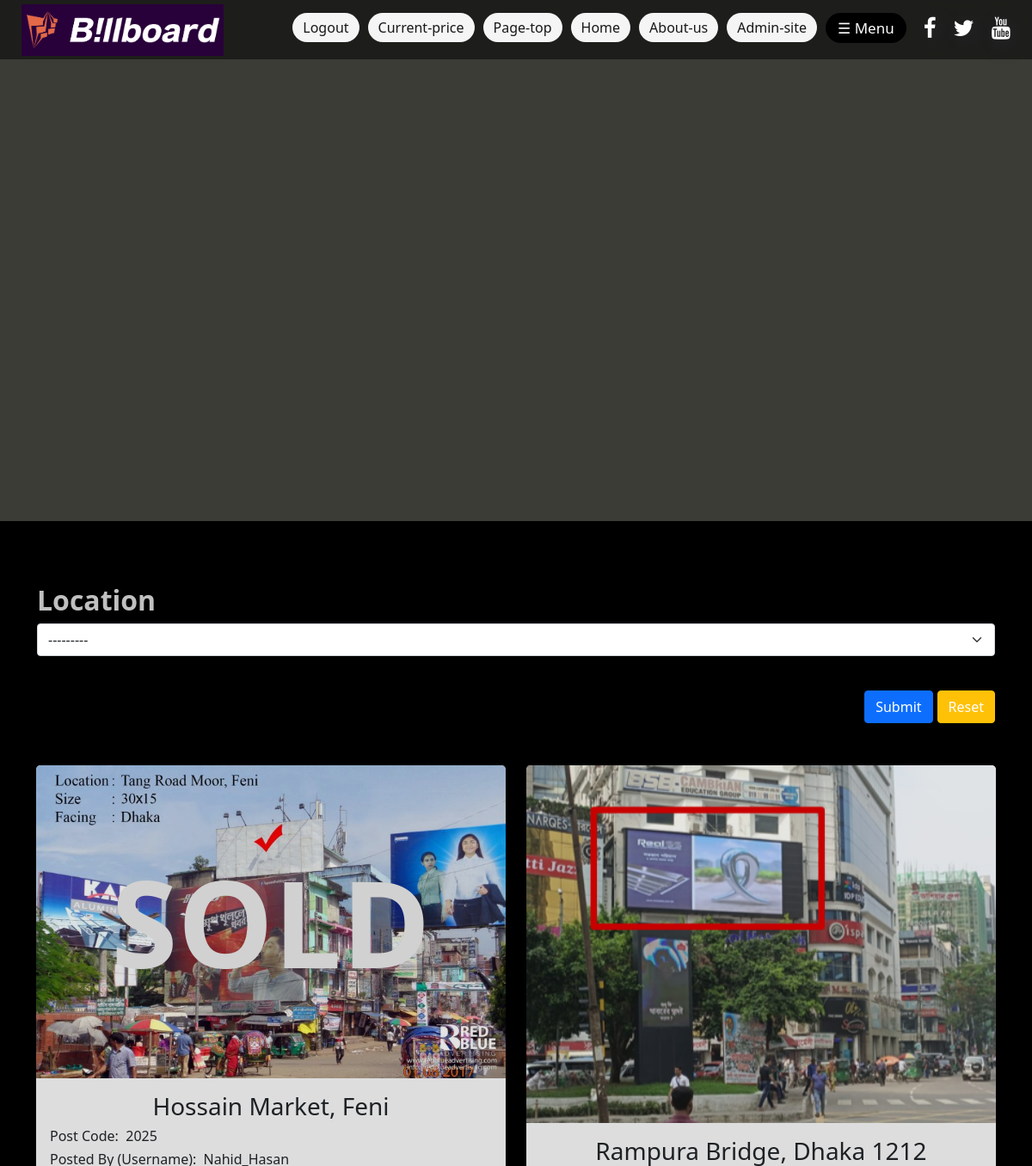
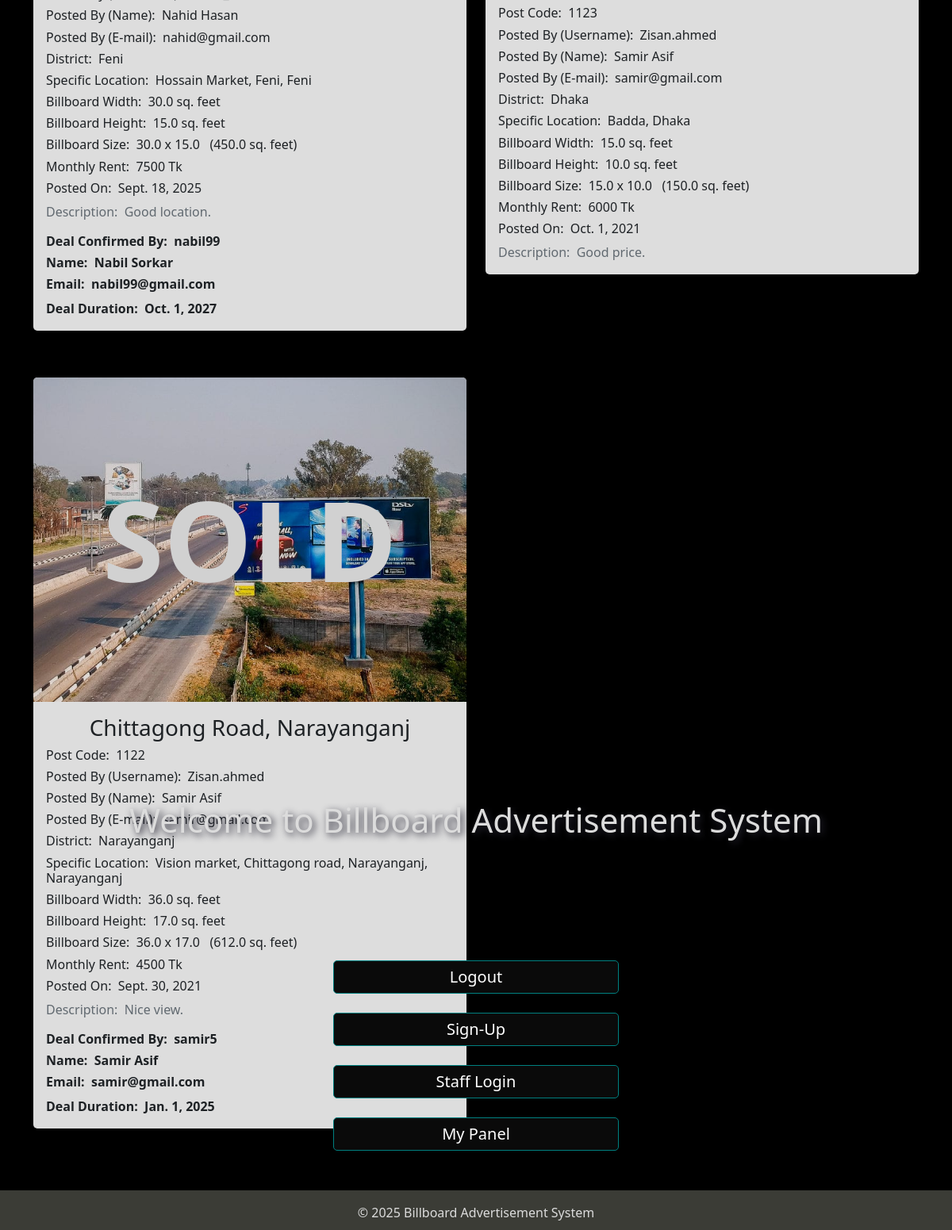
Screenshot of / (signed in) with the database file from the repository (2 pictures, top to bottom).
### Billboard_Advertisement/models.py (models this page shows, shortened)
class PostAdvertiseTable(models.Model):
    author = models.ForeignKey(User, on_delete=models.CASCADE, default=None, related_name="adPoster")
    code = models.CharField(max_length=100, primary_key=True)
    title = models.CharField(max_length = 100, default=None)
    location = models.CharField(max_length=30, default='', blank=False, choices=locations)
    Spec_loc = models.CharField(max_length=100, default=None)
    width = models.FloatField(max_length=100, default='0')
    height = models.FloatField(max_length=100, default='0')
    size = models.FloatField(max_length=100, default='0')
    price = models.CharField(max_length=100, default=None)
    short_desc = models.TextField(max_length=500, default=None)
    post_date = models.DateField(default=timezone.now)
    posted_billboards_pic = models.ImageField(
        upload_to='posted_billboards_pic/billboards_images',
        blank=True
    )
    objects = models.Manager()
    @property
    def image_url(self):
        if self.posted_billboards_pic and hasattr(self.posted_billboards_pic, "url"):
            return self.posted_billboards_pic.url
        return static("assets/image/Default images/billboard_image/demo_billboard_image.JPG")

class confirm_post(models.Model):
    confirmed_by = models.ForeignKey(User, on_delete=models.CASCADE, default=None)
    confirmed_date = models.DateField(default=timezone.now)
    dealDuration = models.DateField(default=None)
    adCode = models.CharField(max_length=10, unique=True)
    advertiser = models.CharField(max_length=100, default=None)
    objects = models.Manager()

### Billboard_Advertisement/views.py (the view)
# urls.py: 2. Add a URL to urlpatterns:  path('', views.home, name='home')
def home(req):
    allPosts = PostAdvertiseTable.objects.all().order_by('-post_date')
    allConfirmedposts = confirm_post.objects.all()
    billboard_filter = billboardFilter2(req.GET, queryset=allPosts)
    context = {'allPosts': allPosts, 'allConfirmedposts': allConfirmedposts, 'filter': billboard_filter}
    return render(req, 'home.html', context)

### Billboard_Advertisement/grettings.py (called while the page is built)
def give_grettings(request):
    currentTime = datetime.datetime.now()
    if 5 <= currentTime.hour < 12:
        time = 'morning'
    elif 12 <= currentTime.hour < 17:
        time = 'afternoon'
    elif 17 <= currentTime.hour < 21:
        time = 'evening'
    else:
        time = 'night'
    return {
        'time': time
    }

### Billboard_Advertisement/templates/home.html (shortened to what this page needs)
<!DOCTYPE html>
<html lang="en">
{% load static %}
<head>
    <link href="https://cdn.jsdelivr.net/npm/bootstrap@5.0.2/dist/css/bootstrap.min.css" rel="stylesheet"
>
    <link rel="stylesheet" href="https://cdnjs.cloudflare.com/ajax/libs/font-awesome/4.7.0/css/font-awesome.min.css">
    <link rel="stylesheet" type="text/css" href="{% static 'css/style.css' %}"/>
</head>
<body id="page-top" style="background-color: #3b3c36;">
<div class="home-header" style="z-index:1;">
    <a href="/about"><img src="/static/assets/image/logo3.png" alt="Logo" width="235" height="60"
                          style="float:left; margin: -15px 0px -10px -5px;"/></a>
    <a href="#" onClick="return false;" style="float:right; margin: -5px 0px 0px 10px;" class="fa fa-youtube"></a>
    <a href="#" onClick="return false;" style="float:right; margin: -5px 0px 0px 10px;" class="fa fa-twitter"></a>
    <a href="#" onClick="return false;" style="float:right; margin: -5px 0px 0px 15px;" class="fa fa-facebook"></a>
    <span class="button5" style="color: white; float: right; margin: -5px 0px 0px 10px;" onclick="openNav()">&#9776; Menu</span>
    <a href="/admin" class="button4" style="color: #171717; float:right; margin: -5px 0px 0px 10px;">Admin-site</a>
    <a href="/aboutUs" class="button4" style="color: #171717; float:right; margin: -5px 0px 0px 10px;">About-us</a>
    <a href="/" class="button4" style="color: #171717; float:right; margin: -5px 0px 0px 10px;">Home</a>
    <a href="#page-top" class="button4" style="color: #171717; float:right; margin: -5px 0px 0px 10px;">Page-top</a>
    <a href="/current_price_view" class="button4" style="color: #171717; float:right; margin: -5px 0px 0px 10px;">Current-price</a>
    {% if user.is_authenticated %}
        <a href="{% url 'logout' %}" class="button4" style="color: #171717; float:right; margin: -5px 0px 0px 10px;"><span>Logout</span></a>
    {% endif %}
</div>
{% block content %}
<div class="video-overlay">
    <h1 style="font-size: 42px; text-align: center; color: gainsboro; text-shadow: 3px 3px 10px #272634;">Welcome to Billboard Advertisement System</h1>
    <br><br><br><br><br><br>
    {% if user.is_authenticated %}
    <button onclick="location.href='logout/'" type="button" class="button2" style="display: block; margin: auto; width: 30%;">
         <span>Logout</span></button>
    {% else %}
    <button onclick="location.href='user_login/'" type="button" class="button2" style="display: block; margin: auto; width: 30%;">
         <span>Login</span></button>
    {% endif %}
    <br>
    <button onclick="location.href='sign_in_options/'" type="button" class="button2" style="display: block; margin: auto; width: 30%;">
         <span>Sign-Up</span></button>
    <br>
    <button onclick="location.href='staff_login/'" type="button" class="button2" style="display: block; margin: auto; width: 30%;">
         <span>Staff Login</span></button>
    <br>
    <button onclick="location.href='myPanel/'" type="button" class="button2" style="display: block; margin: auto; width: 30%;">
         <span>My Panel</span></button>
    {% endblock %}
</div>
<video autoplay muted loop id="backgroundVideo">
    <source src="/static/assets/image/Billboard1.mp4" type="video/mp4">
</video>
    <section style="background-color: black;">
        <div class="container">
            <br><br><br>
            <div class="card" style="background-color: black;">
                <h2 style="color: silver;"><b>Location</b></h2>
                {% load crispy_forms_tags %}
                <form method="get">
                    {{ filter.form|crispy }}
                    <br>
                    <a class="btn btn-warning" href="{% url 'home' %}" style="color: white; float: right;">Reset</a>
                    <button type="submit" class="btn btn-primary" style="color: white; float: right; margin-right: 5px;">Submit</button>
                </form>
            </div>
            <br><br>
            <div class="row row-cols-1 row-cols-md-2 g-4">
              {% for post in filter.qs %}
              <div class="col" style="padding-bottom: 35px">
                <card_opacity>
                <div class="card2" style="background-color: whitesmoke;">
                  {% load static %}
                  <div class="new_container">
                  <a href="#" onClick="return false;"><img src="{{ post.image_url }}" class="card-img-top" alt="billboard image"
                        onclick=enlargeImg() id="bb_img2" style="border-radius: 5px 5px 0px 0px;"></a>
                  {% for post1 in allConfirmedposts %}
                  {% if post.code == post1.adCode %}
                    <div class="centered" style="font-size : 140px; color: #e8e8e8;"><b>SOLD</b></div>
                  {% endif %}
                  {% endfor %}
                  </div>
                  <div class="card-body">
                      <h3 class="card-title" style="text-align:center">{{ post.title }}</h3>
                      <p class="card-text h6">Post Code: &nbsp;{{ post.code }}</p>
                      <p class="card-text h6">Posted By (Username): &nbsp;{{ post.author }}</p>
                      <p class="card-text h6">Posted By (Name): &nbsp;{{ post.author.first_name}} {{post.author.last_name}}</p>
                      <p class="card-text h6">Posted By (E-mail): &nbsp;{{ post.author.email }}</p>
                      <p class="card-text h6">District: &nbsp;{{ post.location }}</p>
                      <p class="card-text h6">Specific Location: &nbsp;{{ post.Spec_loc }}, {{ post.location }}</p>
                      <p class="card-text h6">Billboard Width: &nbsp;{{ post.width }} sq. feet</p>
                      <p class="card-text h6">Billboard Height: &nbsp;{{ post.height }} sq. feet</p>
                      <p class="card-text h6">Billboard Size: &nbsp;{{ post.width }} x {{ post.height }} &nbsp; ({{ post.size }} sq. feet)</p>
                      <p class="card-text h6">Monthly Rent: &nbsp;{{ post.price }} Tk</p>
                      <p class="card-text h6">Posted On: &nbsp;{{ post.post_date }}</p>
                      <p class="card-text text-muted">Description: &nbsp;{{post.short_desc|slice:":200"}}</p>
                      {% for post1 in allConfirmedposts %}
                        {% if post.code == post1.adCode %}
                            <p class="card-text h6"><b>Deal Confirmed By: &nbsp;{{ post1.confirmed_by }}</b></p>
                            <p class="card-text h6"><b>Name: &nbsp;{{ post1.confirmed_by.first_name }} {{ post1.confirmed_by.last_name }}</b></p>
                            <p class="card-text h6"><b>Email: &nbsp;{{ post1.confirmed_by.email }}</b></p>
                            <p class="card-text"><b>Deal Duration: &nbsp;{{ post1.dealDuration }}</b></p>
                        {% endif %}
                      {% endfor %}
                  </div>
                </div>
                  </card_opacity>
              </div>
              {% endfor %}
            </div>
        </div>
        <br><br>
    </section>
<footer class="py-3 bg-grey">
    <p class="m-0 text-center" style="color: gainsboro;">© 2025 Billboard Advertisement System</p>
</footer>
</body>
</html>

### Billboard_Advertisement/static/css/style.css (style rules this page uses)
.home-header { background-color: rgba(0, 0, 0, 0.5); color: white; margin-top: 0; padding: 20px 20px 14px 30px; position: fixed; width: 100% }
.card2 { box-shadow: 0 8px 16px 0 rgba(0,0,0,0.4); transition: 0.3s; border-radius: 5px; }
#backgroundVideo { top: 0; left: 0; min-width: 100%; min-height: 100%; z-index: 0; pointer-events: none; }
.video-overlay { position: absolute; bottom: 0; width: 100%; padding: 0 0 100px 0; z-index: 10; }
.button2 { display: inline-block; border-radius: 5px; background-color: black; border: 1px solid teal; color: white; text-align: center; font-size: 20px; padding: 5px 16px; width: 280px; transition: all 0.4s; cursor: pointer; margin: 5px; }
.button2 span { cursor: pointer; display: inline-block; position: relative; transition: 0.4s; }
.button2 span:after { content: '\00bb'; position: absolute; opacity: 0; top: 0; right: -20px; transition: 0.4s; }
.button4 { background-color: whitesmoke; border: none; color: #171717; padding: 5px 12px; text-align: center; text-decoration: none; display: inline-block; font-size: 16px; cursor: pointer; border-radius: 100px; transition: all 0.1s; }
.button5 { background-color: black; border: none; color: white; padding: 4.5px 14px; text-align: center; text-decoration: none; display: inline-block; font-size: 17px; cursor: pointer; border-radius: 100px; transition: all 0.1s; }

### Billboard_Advertisement/templates/home.html (style rules this page uses)
a:link { color: white; }
.fa { padding: 5px; font-size: 26px; text-align: center; text-decoration: none; color: white; text-shadow: 3px 3px 22px #272634; }
body { background-color: #3b3c36; }
.button2 { background-color: #0a0a0a; }
footer { background-color: #3b3c36; height:50px; margin-top:-0.4% }
card_opacity { opacity: 0.9; }
.new_container { position: relative; text-align: center; color: white; }
.centered { position: absolute; top: 50%; left: 50%; transform: translate(-50%, -50%); }

### rows the page displays
PostAdvertiseTable: image_url (picture), title "Hossain Market, Feni", code "2025", author "Nahid_Hasan", author.first_name "Nahid", author.last_name "Hasan", author.email "nahid@gmail.com", location "Feni", Spec_loc "Hossain Market, Feni", width "30.0", height "15.0", size "450.0", price "7500", post_date "Sept. 18, 2025", short_desc "Good location."
confirm_post: adCode "SOLD", confirmed_by "nabil99", confirmed_by.first_name "Nabil", confirmed_by.last_name "Sorkar", confirmed_by.email "nabil99@gmail.com", dealDuration "Oct. 1, 2027"
PostAdvertiseTable: image_url (picture), title "Rampura Bridge, Dhaka 1212", code "1123", author "Zisan.ahmed", author.first_name "Samir", author.last_name "Asif", author.email "samir@gmail.com", location "Dhaka", Spec_loc "Badda", width "15.0", height "10.0", size "150.0", price "6000", post_date "Oct. 1, 2021", short_desc "Good price."
PostAdvertiseTable: image_url (picture), title "Chittagong Road, Narayanganj", code "1122", author "Zisan.ahmed", author.first_name "Samir", author.last_name "Asif", author.email "samir@gmail.com", location "Narayanganj", Spec_loc "Vision market, Chittagong road, Narayanganj", width "36.0", height "17.0", size "612.0", price "4500", post_date "Sept. 30, 2021", short_desc "Nice view."
confirm_post: adCode "SOLD", confirmed_by "samir5", confirmed_by.first_name "Samir", confirmed_by.last_name "Asif", confirmed_by.email "samir@gmail.com", dealDuration "Jan. 1, 2025"
